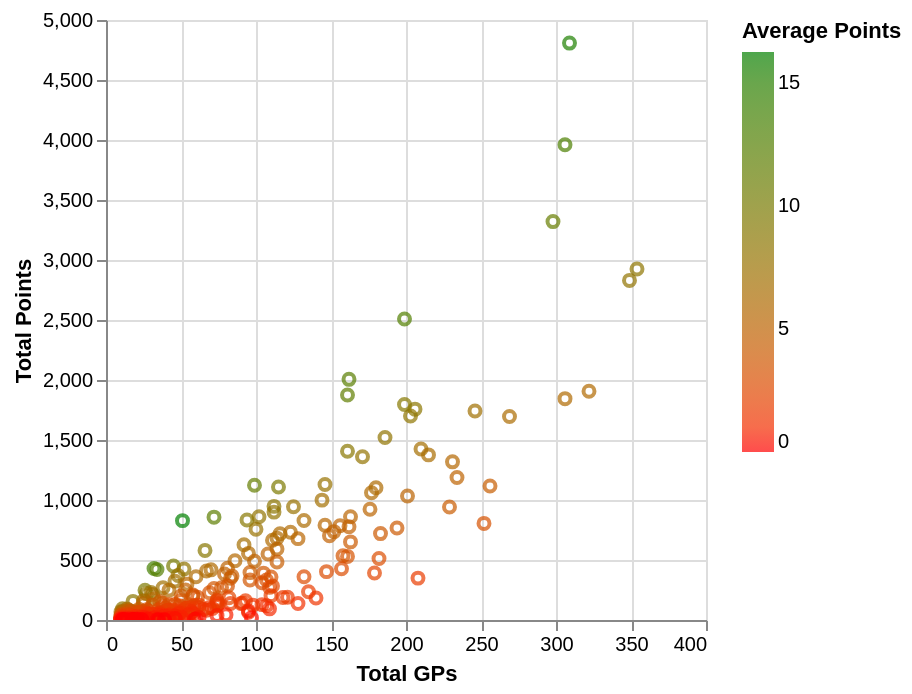

Source (Vega-Lite JSON):
### Vega-Lite specification from a JSON file in a GitHub repository (floating-point values rounded to 4 significant figures; data arrays with more than 128 entries replaced by an {"elided": "..."} marker saying what was removed)
{"$schema": "https://vega.github.io/schema/vega-lite/v5.json", "description": "A scatterplot showing total points and total GPs for F1 drivers", "data": {"values": {"elided": "340 records"}}, "params": [{"name": "grid", "select": "interval", "bind": "scales"}], "mark": {"type": "point"}, "width": "container", "height": 300, "encoding": {"x": {"field": "Total GPs", "type": "quantitative"}, "y": {"field": "Total Points", "type": "quantitative"}, "color": {"field": "Average Points", "type": "quantitative", "scale": {"range": ["red", "green"]}}, "tooltip": [{"field": "Driver", "type": "nominal"}, {"field": "Average Points", "type": "quantitative"}, {"field": "Total Points", "type": "quantitative"}, {"field": "Total GPs", "type": "quantitative"}]}, "config": {}}
